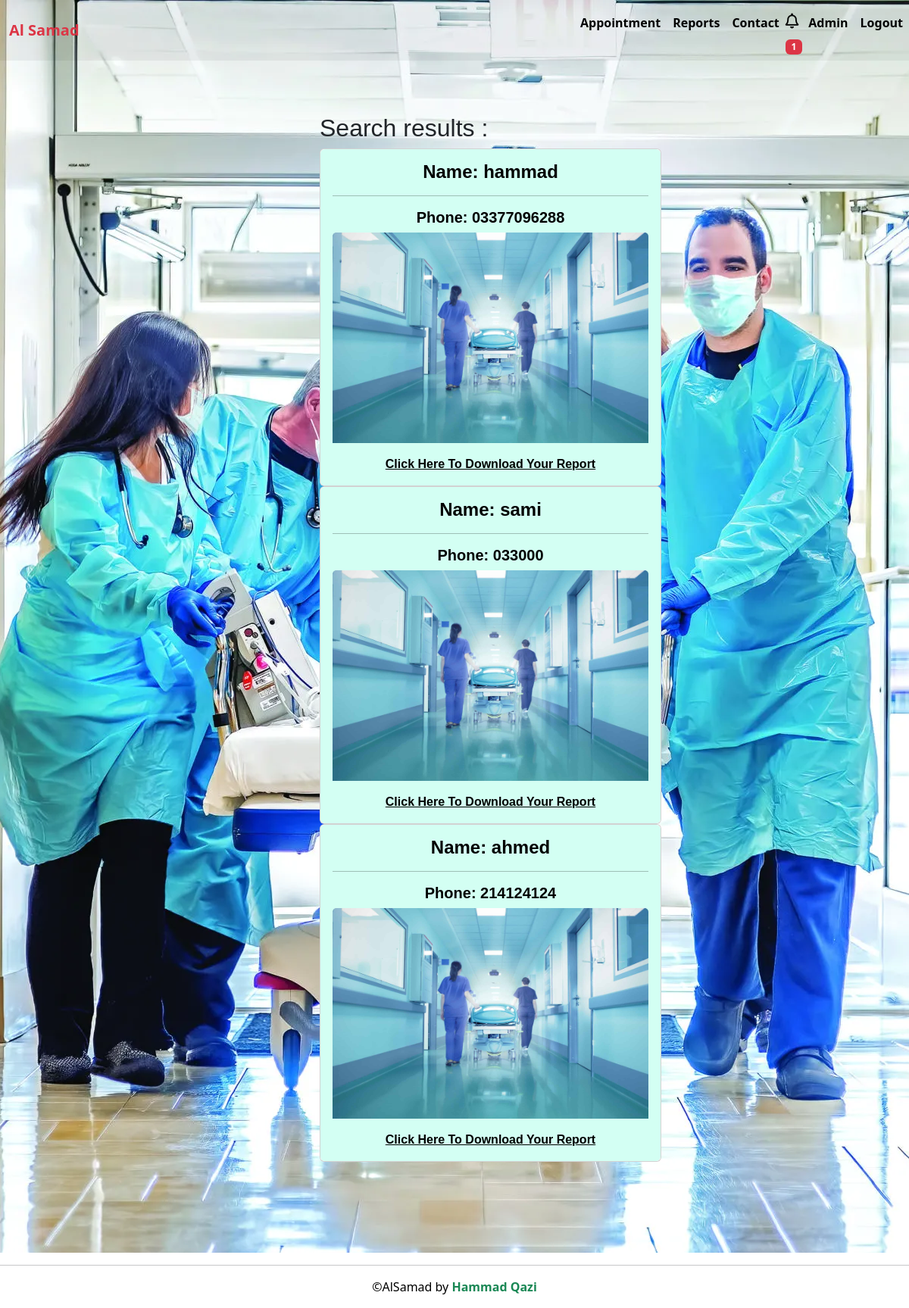
Page /search_results (signed in) on the committed database.
### doctor/models.py (models this page shows, shortened)
class report(models.Model):
    username = models.CharField(max_length=50)
    phone = models.CharField(max_length=50)
    pdf = models.FileField(null=True)

### doctor/views.py (the view)
# urls.py: path("search_results", views.searchResults, name="search_results"),
def searchResults(request):
    query = request.GET.get('query')
    if not query :
        query = ""
    allPosts = report.objects.filter(username__icontains=query)
    params = {"allPosts": allPosts, "query": query}
    return render(request, "search.html",  params)

### doctor/context_processors.py (called while the page is built)
def get_notification(request):
    count = Appointment.objects.filter(accepted=False).count()
    data = {
        "count":count
    }
    return data

### templates/search.html (shortened to what this page needs)
{% extends 'base.html' %}
{% load static %}
{% block cta %}
<div class="container hero">
  <div class="row justify-content-center">
      <div class="col-12 col-lg-6 col-xl-5 offset-xl-1">
    <h2 style="margin-top:150px;">Search results : </h2>
    {% for post in allPosts  %}
    <div class="card" style="
    text-align: center;
">
        <div class="card-body" style="
        background-color: #cbfff1d4;
        color: black;
        border-radius: inherit;
    ">
          <h4 class="card-title" style="
          font-family: inherit;
          font-weight: bold;
      ">Name: {{post.username}}</h4>
      <hr>
          <h5 class="card-title" style="
          font-family: inherit;
          color:black;
          font-weight: bold;
      ">Phone: {{post.phone}}</h5>
          <img src="{% static 'img/fimg2.jpg' %}" class="card-img-top mb-3" alt="...">
          <a href="{{post.pdf.url}}" style="
          color: black;
          font-weight: bold;
      " download>Click Here To Download Your Report</a>
        </div>
      </div>
        {% endfor %}
      </div>
    </div>
</div>
{% endblock cta %}

### static/css/styles.css (style rules this page uses)
.header .hero { text-align:center; }
@media (min-width:768px) { .header .hero { text-align:left; } }

### rows in the picture
report: username "hammad", phone "03377096288"
report: username "sami", phone "033000"
report: username "ahmed", phone "214124124"

### other values in the picture
{{ count }} "1"
